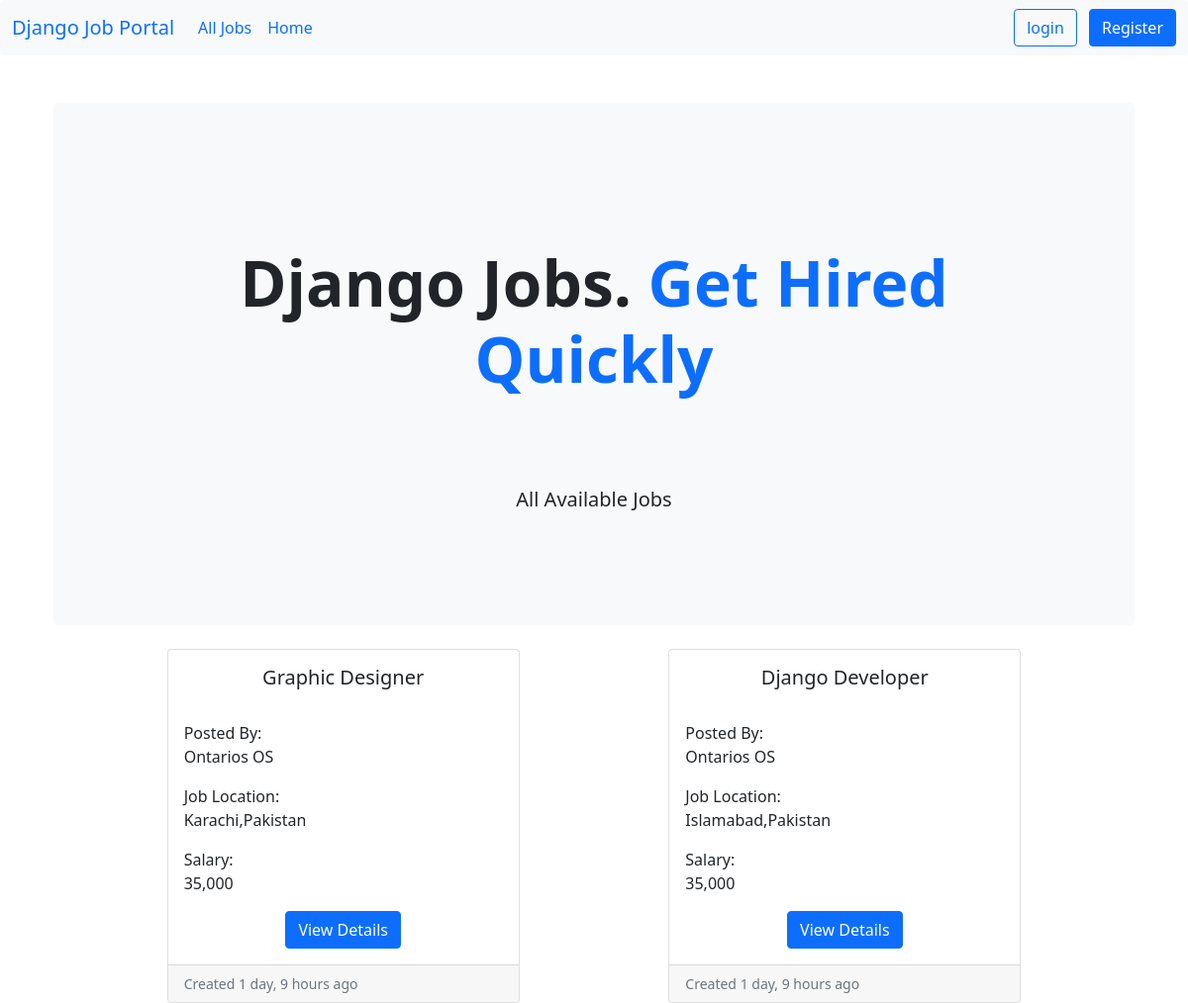
Page /job-listing/ on the earlier database version.
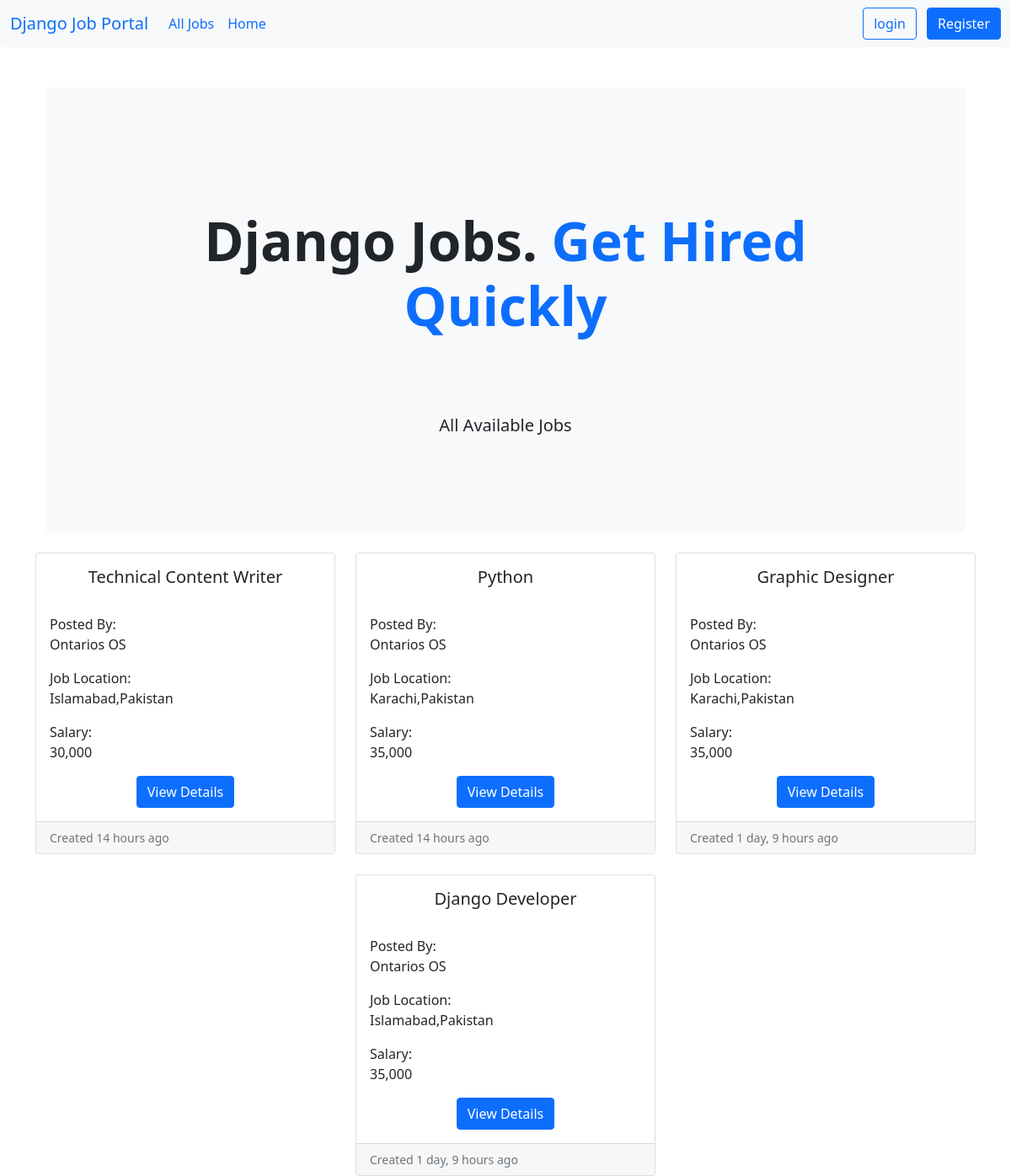
Same page on the later database version.
### job/models.py (models this page shows, shortened)
class Job(models.Model):
    job_type_choices=(
        ('Remote','Remote'),
        ('Onsite','Onsite'),
        ('Hybrid','Hybrid')
    )
    user=models.ForeignKey(User,on_delete=models.CASCADE)
    company=models.ForeignKey(Company,on_delete=models.CASCADE)
    title = models.CharField(max_length=100)
    city=models.CharField(max_length=100)
    salary=models.PositiveIntegerField(default=35000)
    requirements=models.TextField()
    ideal_candidates=models.TextField()
    is_available=models.BooleanField(default=True)
    timestamp=models.DateTimeField(auto_now_add=True)
    industry=models.ForeignKey(Industry,on_delete=models.DO_NOTHING,null=True,blank=True)
    state=models.ForeignKey(State,on_delete=models.DO_NOTHING,null=True,blank=True)
    job_type=models.CharField(max_length=20,choices=job_type_choices,null=True,blank=True)

class State(models.Model):
    name=models.CharField(max_length=100)
    def __str__(self) -> str:
        return self.name

### company/models.py (models this page shows)
class Company(models.Model):
    user=models.OneToOneField(User,on_delete=models.CASCADE)
    name=models.CharField(max_length=100,null=True,blank=True)
    est_date=models.CharField(max_length=100,null=True,blank=True)
    city=models.CharField(max_length=100,null=True,blank=True)
    state=models.CharField(max_length=100,null=True,blank=True)
    def __str__(self):
        return self.name

### website/views.py (the view)
# urls.py: path('job-listing/',views.job_listing,name='job-listing'),
def job_listing(request):
    jobs=Job.objects.filter(is_available=True).order_by('-timestamp')
    context={'jobs':jobs}
    return render(request, 'website/job_listing.html',context)

### templates/website/job_listing.html
{% extends "base.html" %}
{% load humanize %}
{% block content %}
    <section class="container mt-5">
        <div class="p-5 mb-4 bg-light rounded-3">
            <div class="container-fluid py-5">
                <h2 class="my-5 display-3 fw-bold ls-dark text-center">
                    Django Jobs.
                    <span class="text-primary">Get Hired Quickly</span>
                </h2><br>
                <p class="text-center fs-5 mt-3">
                    All Available Jobs
                </p>
            </div>
        </div>
    </section>
    <div class="row row-cols-1 row-cols-md-3 g-4 justify-content-evenly">
        {% if jobs %}
        {% for job in jobs %}
        <div class="col">
            <div class="card h-100">
                <div class="card-body">
                    <h5 class="card-title text-center">{{job.title}}</h5><br>
                    <p class="card-text"> Posted By: <br>{{job.company}}</p>
                    <p class="card-text">Job Location:<br> {{job.city}},{{job.state}}</p>
                    <p class="card-text">Salary:<br> {{job.salary|intcomma}}</p>
                    <div class="text-center">
                    <a class="btn btn-primary btn-small" href="{% url 'job-details' job.pk %}">View Details</a>
                    </div>
                </div>
                <div class="card-footer">
                    <small class="text-muted">Created {{job.timestamp|naturaltime}}</small>
                </div>
            </div>
        </div>
        {% endfor %}
        {% endif %}
    </div>
{% endblock content %}

### templates/base.html (shortened to what this page needs)
<!doctype <!DOCTYPE html>
{% load widget_tweaks %}
<html lang="en">
    <head>
        <link href="https://cdn.jsdelivr.net/npm/bootstrap@5.0.2/dist/css/bootstrap.min.css" rel="stylesheet"
 crossorgin="anonymous">
    </head>
    <body>
            <nav class="navbar navbar-expand-lg bg-body-tertiary bg-light rounded" aria-label="Eleventh navbar example">
              <div class="container-fluid">
                <a class="navbar-brand" href="{% url 'home' %}">Django Job Portal</a>
                <div class="collapse navbar-collapse" id="navbarsExample09">
                  {% if request.user.is_authenticated %}
                    {% if request.user.is_applicant %}
                        <ul class="navbar-nav me-auto mb-2 mb-lg-0">
                            <li class="nav-item">
                            <a class="nav-link active" aria-current="page" href="{% url 'dashboard' %}">Home</a>
                            </li>
                            {% if request.user.has_resume %}
                            <li class="nav-item">
                            <a class="nav-link" href="{% url 'job-listing' %}">Apply to Jobs</a>
                            </li>
                            <li class="nav-item">
                                <a class="nav-link" href="{% url 'update-resume' %}">Update Resume</a>
                            </li>
                            <li class="nav-item">
                                <a class="nav-link" href="{% url 'applied-jobs' %}">Jobs Applied</a>
                            </li>
                            {% else %}
                            <li class="nav-item">
                            <a class="nav-link" href="{% url 'update-resume' %}">Create Resume</a>
                            </li>
                        {% endif %}
                            <li class="nav-item">
                            <a class="nav-link" href="{% url 'job-listing' %}">latest jobs</a>
                            </li>
                        </ul>
                    {% elif request.user.is_recruiter %}
                        <ul class="navbar-nav me-auto mb-2 mb-lg-0">
                            <li class="nav-item">
                            <a class="nav-link active" aria-current="page" href="{% url 'dashboard' %}">Home</a>
                            </li>
                            {% if request.user.has_company %}
                                <li class="nav-item">
                                <a class="nav-link" href="{% url 'create-job'%}">Create Job Ads</a>
                                </li>
                                <li class="nav-item">
                                    <a class="nav-link" href="{% url 'update-company'%}">Update Company</a>
                                </li>
                            {% else %}
                                <li class="nav-item">
                                <a class="nav-link" href="{% url 'update-company'%}">Create Company</a>
                                </li>
                            {% endif %}
                            <li class="nav-item">
                                <a class="nav-link" href="{% url 'manage-jobs' %}">Manage Jobs</a>
                        </ul>
                        {% endif %}
                    <ul class="navbar-nav">
                    <li class="nav-item">
                        <a class="nav-link" href="{% url 'dashboard' %}" >{{request.user.email}}</a>
                    </li>
                    </ul>
                    <form class="col-12 col-lg-auto mb-3 mb-lg-0 me-lg-3" role="search">
                        {% render_field filter.form.title class="form-control form-control-dark text-bg-dark" id="autoSizingInput" placeholder="Search..." aria-label="Search" %}
                    </form>
                    <div class="text-end">
                        <a type="button" class="btn btn-primary" href={% url 'logout' %}>logout</a>
                    </div>
                    </div>
                    {% else %}
                    <ul class="navbar-nav me-auto mb-2 mb-lg-0">
                        <li class="nav-item">
                        <a class="nav-link active" aria-current="page" href="{% url 'job-listing' %}">All Jobs</a>
                        </li>
                        <li class="nav-item">
                            <a class="nav-link active" aria-current="page" href="{% url 'home' %}">Home</a>
                        </li>
                    </ul>
                    <div class="text-end">
                        <a type="button" class="btn btn-outline-primary me-2" href={% url 'login' %}>login</a>
                        <a type="button" class="btn btn-primary" href={% url 'register' %}>Register</a>
                    </div>
                    {% endif %}
                </div>
              </div>
            </nav>
        <div class="container mt-5">
            {% block content %}
            {% endblock content %}
        </div>
    </body>
</html>

Differences in the rows shown:
added Job: title "Technical Content Writer", company "Ontarios OS", city "Islamabad", state "Pakistan", salary "30,000", timestamp "14 hours ago"
added Job: title "Python", company "Ontarios OS", city "Karachi", state "Pakistan", salary "35,000", timestamp "14 hours ago"
